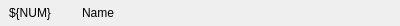
<?xml version="1.0" encoding="UTF-8"?>
<ui version="4.0">
 <class>Form</class>
 <widget class="QWidget" name="Form">
  <property name="geometry">
   <rect>
    <x>0</x>
    <y>0</y>
    <width>400</width>
    <height>26</height>
   </rect>
  </property>
  <property name="minimumSize">
   <size>
    <width>0</width>
    <height>26</height>
   </size>
  </property>
  <property name="maximumSize">
   <size>
    <width>16777215</width>
    <height>26</height>
   </size>
  </property>
  <property name="windowTitle">
   <string>Form</string>
  </property>
  <layout class="QHBoxLayout" name="horizontalLayout">
   <property name="spacing">
    <number>1</number>
   </property>
   <property name="leftMargin">
    <number>5</number>
   </property>
   <property name="topMargin">
    <number>0</number>
   </property>
   <property name="rightMargin">
    <number>5</number>
   </property>
   <property name="bottomMargin">
    <number>1</number>
   </property>
   <item>
    <widget class="QLabel" name="label">
     <property name="minimumSize">
      <size>
       <width>0</width>
       <height>0</height>
      </size>
     </property>
     <property name="maximumSize">
      <size>
       <width>50</width>
       <height>16777215</height>
      </size>
     </property>
     <property name="text">
      <string>${NUM}</string>
     </property>
     <property name="alignment">
      <set>Qt::AlignCenter</set>
     </property>
    </widget>
   </item>
   <item>
    <widget class="PyDMLabel" name="PyDMLabel">
     <property name="toolTip">
      <string/>
     </property>
     <property name="text">
      <string>Name</string>
     </property>
     <property name="alignment">
      <set>Qt::AlignCenter</set>
     </property>
     <property name="channel" stdset="0">
      <string>ca://${P}:BC${NUM}_NAME</string>
     </property>
    </widget>
   </item>
   <item>
    <widget class="PyDMLabel" name="PyDMLabel_2">
     <property name="toolTip">
      <string/>
     </property>
     <property name="alignment">
      <set>Qt::AlignCenter</set>
     </property>
     <property name="showUnits" stdset="0">
      <bool>true</bool>
     </property>
     <property name="alarmSensitiveContent" stdset="0">
      <bool>true</bool>
     </property>
     <property name="channel" stdset="0">
      <string>ca://${P}:BC${NUM}_INTEGRATION_TIME</string>
     </property>
     <property name="displayFormat" stdset="0">
      <enum>PyDMLabel::Exponential</enum>
     </property>
    </widget>
   </item>
   <item>
    <widget class="PyDMLabel" name="PyDMLabel_3">
     <property name="toolTip">
      <string/>
     </property>
     <property name="alignment">
      <set>Qt::AlignCenter</set>
     </property>
     <property name="showUnits" stdset="0">
      <bool>true</bool>
     </property>
     <property name="alarmSensitiveContent" stdset="0">
      <bool>true</bool>
     </property>
     <property name="channel" stdset="0">
      <string>ca://${P}:BC${NUM}_INTEGRATED_CHARGE</string>
     </property>
    </widget>
   </item>
   <item>
    <widget class="PyDMLabel" name="PyDMLabel_4">
     <property name="toolTip">
      <string/>
     </property>
     <property name="alignment">
      <set>Qt::AlignCenter</set>
     </property>
     <property name="showUnits" stdset="0">
      <bool>true</bool>
     </property>
     <property name="alarmSensitiveContent" stdset="0">
      <bool>true</bool>
     </property>
     <property name="channel" stdset="0">
      <string>ca://${P}:BC${NUM}_MINIMUM_PERIOD</string>
     </property>
     <property name="displayFormat" stdset="0">
      <enum>PyDMLabel::Exponential</enum>
     </property>
    </widget>
   </item>
  </layout>
 </widget>
 <customwidgets>
  <customwidget>
   <class>PyDMLabel</class>
   <extends>QLabel</extends>
   <header>pydm.widgets.label</header>
  </customwidget>
 </customwidgets>
 <resources/>
 <connections/>
</ui>
